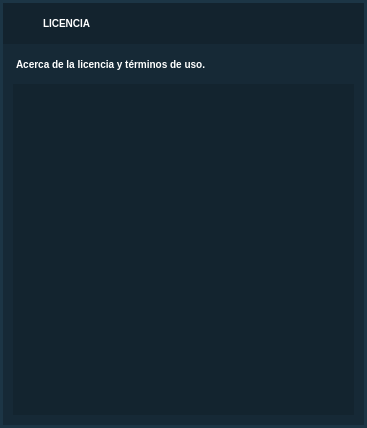
<?xml version="1.0" encoding="UTF-8"?>
<ui version="4.0">
 <class>venLicencia</class>
 <widget class="QWidget" name="venLicencia">
  <property name="geometry">
   <rect>
    <x>0</x>
    <y>0</y>
    <width>367</width>
    <height>428</height>
   </rect>
  </property>
  <property name="windowTitle">
   <string>Licencia</string>
  </property>
  <property name="windowIcon">
   <iconset resource="../views/source.qrc">
    <normaloff>:/icones/icons/vx_ticon.png</normaloff>:/icones/icons/vx_ticon.png</iconset>
  </property>
  <property name="styleSheet">
   <string notr="true">QToolTip{ 
	background-color: rgb(44, 109, 150);
color: white; 
border: 1px solid white;
border-radius: 2px;
	gridline-color: rgb(35, 255, 35);

}
QMenu{ 
	background-color: rgb(44, 109, 150);
color: white; 
border: 1px solid white;
border-radius: 2px;
}
QMenu:disabled{
	color: rgba(255, 255, 255, 0.5);
}</string>
  </property>
  <widget class="QFrame" name="frame_2">
   <property name="geometry">
    <rect>
     <x>0</x>
     <y>0</y>
     <width>367</width>
     <height>428</height>
    </rect>
   </property>
   <property name="styleSheet">
    <string notr="true">#frame_2{

	background-color: rgb(28, 53, 69);
}</string>
   </property>
   <property name="frameShape">
    <enum>QFrame::NoFrame</enum>
   </property>
   <property name="frameShadow">
    <enum>QFrame::Raised</enum>
   </property>
   <widget class="QFrame" name="frame">
    <property name="geometry">
     <rect>
      <x>3</x>
      <y>44</y>
      <width>361</width>
      <height>381</height>
     </rect>
    </property>
    <property name="styleSheet">
     <string notr="true">#frame{
	background-color: rgb(22, 41, 54);
}


/*SCROLL VERTICAL*/

QScrollBar:vertical{
	background-color: rgb(19, 36, 47);
	width: 17px; 
	margin: 4px 0px 4x 9px;
}

QScrollBar::handle {
	background: ;
	background-color: rgb(53, 111, 162);
    border-radius:2px;
	margin: 0px 0px 0px 0px;
}

QScrollBar::add-line:vertical {
	height: 0px;
}

QScrollBar::sub-line:vertical {
	height: 0 px;
}

</string>
    </property>
    <property name="frameShape">
     <enum>QFrame::NoFrame</enum>
    </property>
    <property name="frameShadow">
     <enum>QFrame::Raised</enum>
    </property>
    <widget class="QPlainTextEdit" name="hoja">
     <property name="geometry">
      <rect>
       <x>10</x>
       <y>40</y>
       <width>341</width>
       <height>331</height>
      </rect>
     </property>
     <property name="styleSheet">
      <string notr="true">/*CAJA TEXTO*/
QPlainTextEdit{
	color: white;
	font-size: 10px;
	border: 0px;
	padding: 10px;
	background-color: rgb(19, 36, 47);
	font-weight:300
}
</string>
     </property>
     <property name="plainText">
      <string/>
     </property>
     <property name="textInteractionFlags">
      <set>Qt::NoTextInteraction</set>
     </property>
    </widget>
    <widget class="QLabel" name="labSon1_4">
     <property name="geometry">
      <rect>
       <x>13</x>
       <y>10</y>
       <width>251</width>
       <height>21</height>
      </rect>
     </property>
     <property name="minimumSize">
      <size>
       <width>60</width>
       <height>0</height>
      </size>
     </property>
     <property name="styleSheet">
      <string notr="true">color:white;
font-family: &quot;Fashion Fetish&quot;;
font-weight: Bold;
font-size:10px</string>
     </property>
     <property name="text">
      <string>Acerca de la licencia y términos de uso.</string>
     </property>
    </widget>
   </widget>
   <widget class="QFrame" name="frame_3">
    <property name="geometry">
     <rect>
      <x>3</x>
      <y>3</y>
      <width>361</width>
      <height>41</height>
     </rect>
    </property>
    <property name="styleSheet">
     <string notr="true">#frame_3{

background-color: rgb(19, 35, 46);
}
</string>
    </property>
    <property name="frameShape">
     <enum>QFrame::NoFrame</enum>
    </property>
    <property name="frameShadow">
     <enum>QFrame::Raised</enum>
    </property>
    <widget class="QPushButton" name="btn_close">
     <property name="geometry">
      <rect>
       <x>320</x>
       <y>0</y>
       <width>40</width>
       <height>41</height>
      </rect>
     </property>
     <property name="sizePolicy">
      <sizepolicy hsizetype="Minimum" vsizetype="Ignored">
       <horstretch>0</horstretch>
       <verstretch>0</verstretch>
      </sizepolicy>
     </property>
     <property name="minimumSize">
      <size>
       <width>40</width>
       <height>0</height>
      </size>
     </property>
     <property name="focusPolicy">
      <enum>Qt::NoFocus</enum>
     </property>
     <property name="styleSheet">
      <string notr="true">QPushButton{

	outline: 0px;
border:0px;
}
QPushButton:pressed{
background-color: rgb(53, 111, 162);

}
</string>
     </property>
     <property name="text">
      <string/>
     </property>
     <property name="icon">
      <iconset resource="../views/source.qrc">
       <normaloff>:/title_bar/icons/titlesq.png</normaloff>:/title_bar/icons/titlesq.png</iconset>
     </property>
     <property name="iconSize">
      <size>
       <width>12</width>
       <height>12</height>
      </size>
     </property>
    </widget>
    <widget class="QFrame" name="fr_move">
     <property name="geometry">
      <rect>
       <x>0</x>
       <y>0</y>
       <width>311</width>
       <height>41</height>
      </rect>
     </property>
     <property name="frameShape">
      <enum>QFrame::NoFrame</enum>
     </property>
     <property name="frameShadow">
      <enum>QFrame::Raised</enum>
     </property>
     <widget class="QLabel" name="labSon1_3">
      <property name="geometry">
       <rect>
        <x>40</x>
        <y>10</y>
        <width>141</width>
        <height>21</height>
       </rect>
      </property>
      <property name="minimumSize">
       <size>
        <width>60</width>
        <height>0</height>
       </size>
      </property>
      <property name="styleSheet">
       <string notr="true">color:white;
font-family: &quot;Fashion Fetish&quot;;
font-weight: Bold;
font-size:10px</string>
      </property>
      <property name="text">
       <string>LICENCIA</string>
      </property>
     </widget>
     <widget class="QLabel" name="label_4">
      <property name="geometry">
       <rect>
        <x>10</x>
        <y>10</y>
        <width>21</width>
        <height>21</height>
       </rect>
      </property>
      <property name="styleSheet">
       <string notr="true">background-color: transparent;</string>
      </property>
      <property name="text">
       <string/>
      </property>
      <property name="pixmap">
       <pixmap resource="../views/source.qrc">:/icones/icons/vx_sicon.png</pixmap>
      </property>
      <property name="scaledContents">
       <bool>true</bool>
      </property>
     </widget>
    </widget>
   </widget>
  </widget>
 </widget>
 <resources>
  <include location="../views/source.qrc"/>
 </resources>
 <connections/>
</ui>
